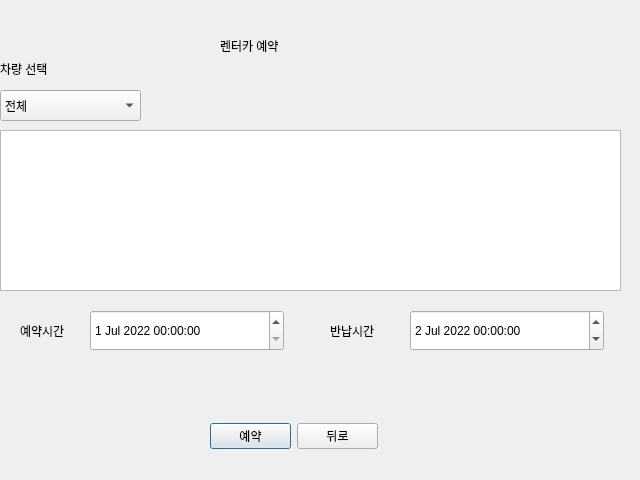
<?xml version="1.0" encoding="UTF-8"?>
<ui version="4.0">
 <class>reservasion_add</class>
 <widget class="QDialog" name="reservasion_add">
  <property name="geometry">
   <rect>
    <x>0</x>
    <y>0</y>
    <width>640</width>
    <height>480</height>
   </rect>
  </property>
  <property name="windowTitle">
   <string>Dialog</string>
  </property>
  <widget class="QLabel" name="label">
   <property name="geometry">
    <rect>
     <x>220</x>
     <y>20</y>
     <width>161</width>
     <height>51</height>
    </rect>
   </property>
   <property name="styleSheet">
    <string notr="true">font: 75 20pt &quot;ori1Uni&quot;;</string>
   </property>
   <property name="text">
    <string>렌터카 예약</string>
   </property>
  </widget>
  <widget class="QDateTimeEdit" name="reserv_time">
   <property name="geometry">
    <rect>
     <x>90</x>
     <y>310</y>
     <width>194</width>
     <height>41</height>
    </rect>
   </property>
   <property name="dateTime">
    <datetime>
     <hour>0</hour>
     <minute>0</minute>
     <second>0</second>
     <year>2022</year>
     <month>7</month>
     <day>1</day>
    </datetime>
   </property>
  </widget>
  <widget class="QLabel" name="label_3">
   <property name="geometry">
    <rect>
     <x>330</x>
     <y>310</y>
     <width>67</width>
     <height>41</height>
    </rect>
   </property>
   <property name="text">
    <string>반납시간</string>
   </property>
  </widget>
  <widget class="QLabel" name="label_2">
   <property name="geometry">
    <rect>
     <x>20</x>
     <y>310</y>
     <width>67</width>
     <height>41</height>
    </rect>
   </property>
   <property name="text">
    <string>예약시간</string>
   </property>
  </widget>
  <widget class="QDateTimeEdit" name="return_time">
   <property name="geometry">
    <rect>
     <x>410</x>
     <y>310</y>
     <width>194</width>
     <height>41</height>
    </rect>
   </property>
   <property name="dateTime">
    <datetime>
     <hour>0</hour>
     <minute>0</minute>
     <second>0</second>
     <year>2022</year>
     <month>7</month>
     <day>2</day>
    </datetime>
   </property>
  </widget>
  <widget class="QComboBox" name="comboBox">
   <property name="geometry">
    <rect>
     <x>0</x>
     <y>90</y>
     <width>141</width>
     <height>31</height>
    </rect>
   </property>
   <item>
    <property name="text">
     <string>전체</string>
    </property>
   </item>
   <item>
    <property name="text">
     <string>휘발유</string>
    </property>
   </item>
   <item>
    <property name="text">
     <string>경유</string>
    </property>
   </item>
   <item>
    <property name="text">
     <string>LPG</string>
    </property>
   </item>
   <item>
    <property name="text">
     <string>전기</string>
    </property>
   </item>
  </widget>
  <widget class="QTableWidget" name="table">
   <property name="geometry">
    <rect>
     <x>0</x>
     <y>130</y>
     <width>621</width>
     <height>161</height>
    </rect>
   </property>
  </widget>
  <widget class="QLabel" name="label_5">
   <property name="geometry">
    <rect>
     <x>0</x>
     <y>60</y>
     <width>67</width>
     <height>17</height>
    </rect>
   </property>
   <property name="text">
    <string>차량 선택</string>
   </property>
  </widget>
  <widget class="QWidget" name="layoutWidget">
   <property name="geometry">
    <rect>
     <x>210</x>
     <y>420</y>
     <width>168</width>
     <height>33</height>
    </rect>
   </property>
   <layout class="QHBoxLayout" name="horizontalLayout">
    <item>
     <widget class="QPushButton" name="booking">
      <property name="text">
       <string>예약</string>
      </property>
     </widget>
    </item>
    <item>
     <widget class="QPushButton" name="back">
      <property name="text">
       <string>뒤로</string>
      </property>
     </widget>
    </item>
   </layout>
  </widget>
 </widget>
 <resources/>
 <connections/>
</ui>
